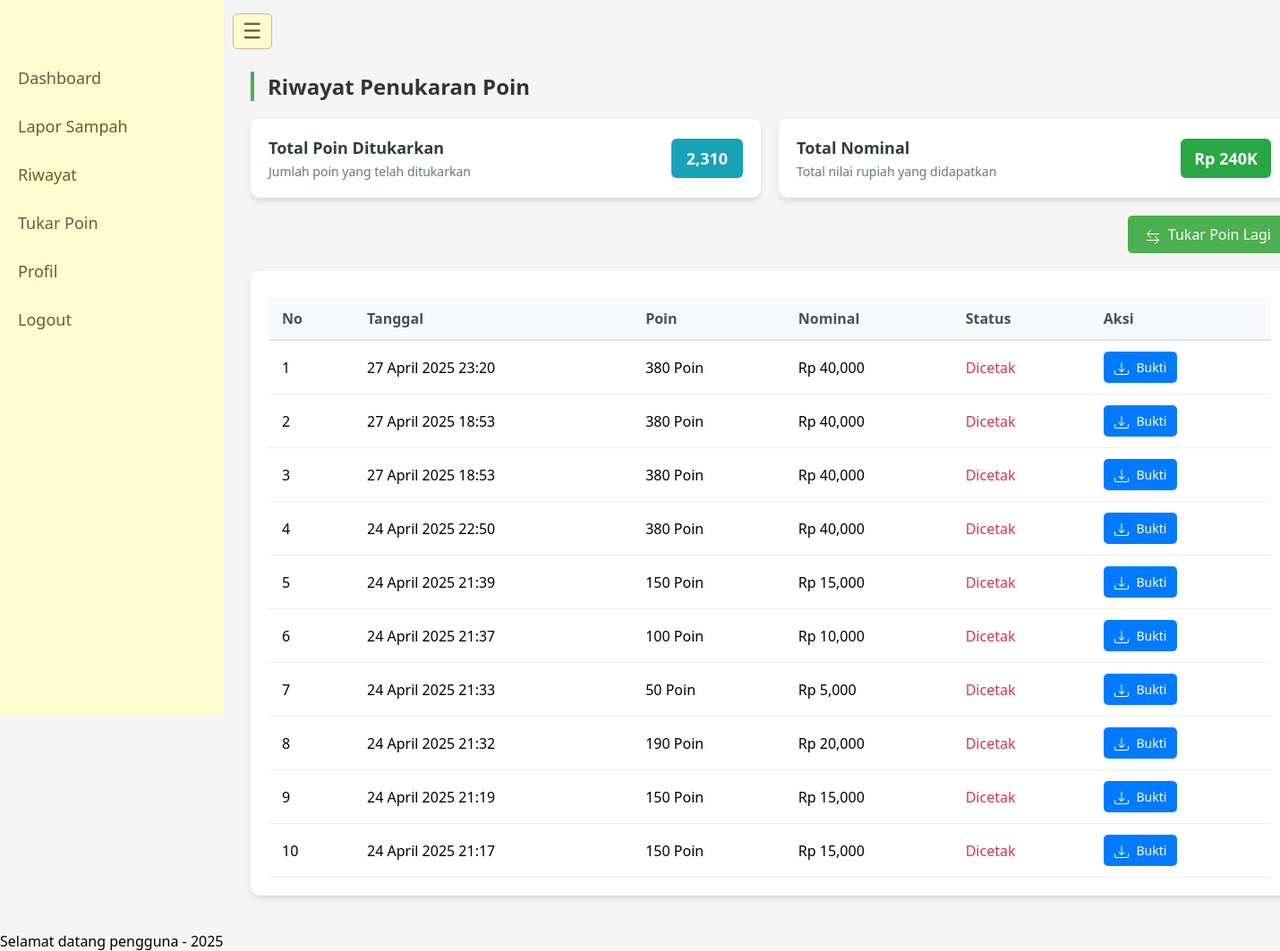
The app's page /user/riwayat_penukaran.php (signed in) with its own data.
### tables this page shows
CREATE TABLE `penukaran_poin` (
  `id` int(11) NOT NULL,
  `user_id` int(11) NOT NULL,
  `poin` int(11) NOT NULL,
  `nominal` int(11) NOT NULL,
  `waktu_penukaran` datetime DEFAULT current_timestamp(),
  `status` enum('menunggu','dicetak','diterima') DEFAULT 'menunggu'
);

### user/riwayat_penukaran.php (the view, shortened to what this page needs)
<?php
require_once '../config/db_connection.php';
include_once '../libs/template_engine.php';
$username = $_SESSION['username'];
$user_query = $conn->prepare("SELECT id FROM users WHERE username = ?");
$user_query->bind_param("s", $username);
$user_query->execute();
$user_result = $user_query->get_result();
if ($user_row = $user_result->fetch_assoc()) {
    $user_id = $user_row['id'];
    $query = "SELECT * FROM penukaran_poin WHERE user_id = ? ORDER BY waktu_penukaran DESC";
    $stmt = $conn->prepare($query);
    $stmt->bind_param("i", $user_id);
    $stmt->execute();
    $result = $stmt->get_result();
    $total_query = "SELECT SUM(poin) as total_exchanged_points, SUM(nominal) as total_nominal FROM penukaran_poin WHERE user_id = ?";
    $total_stmt = $conn->prepare($total_query);
    $total_stmt->bind_param("i", $user_id);
    $total_stmt->execute();
    $total_result = $total_stmt->get_result();
    $total_row = $total_result->fetch_assoc();
    $total_exchanged_points = $total_row['total_exchanged_points'] ?: 0;
    $total_nominal = $total_row['total_nominal'] ?: 0;
} else {
    echo "<script>alert('User tidak ditemukan!');</script>";
    header("Location: /project_root/public/login.php");
    exit();
}
renderTemplate('user', 'navbar');
?>
<div class="exchange-history-container">
    <div class="history-header">
        <h2>Riwayat Penukaran Poin</h2>
    </div>
    <div class="stats-cards">
        <div class="stats-card">
            <div class="stats-header">
                <div>
                    <h3 class="stats-title">Total Poin Ditukarkan</h3>
                    <p class="stats-subtitle">Jumlah poin yang telah ditukarkan</p>
                </div>
                <div class="stats-value blue">
                    <?= number_format($total_exchanged_points) ?>
                </div>
            </div>
        </div>
        <div class="stats-card">
            <div class="stats-header">
                <div>
                    <h3 class="stats-title">Total Nominal</h3>
                    <p class="stats-subtitle">Total nilai rupiah yang didapatkan</p>
                </div>
                <div class="stats-value green">
                    Rp <?= number_format($total_nominal / 1000) ?>K
                </div>
            </div>
        </div>
    </div>
    <div class="action-button">
        <a href="tukar_poin.php" class="exchange-button">
            Tukar Poin Lagi
        </a>
    </div>
    <?php if ($result->num_rows > 0): ?>
    <div class="history-table-container">
        <table class="history-table">
            <thead>
                <tr>
                    <th>No</th>
                    <th>Tanggal</th>
                    <th>Poin</th>
                    <th>Nominal</th>
                    <th>Status</th>
                    <th>Aksi</th>
                </tr>
            </thead>
            <tbody>
                <?php
                $no = 1;
                while ($row = $result->fetch_assoc()):
                    $tanggal = date('d F Y H:i', strtotime($row['waktu_penukaran']));
                    $nominal = "Rp " . number_format($row['nominal']);
                    $status_class = '';
                    if ($row['status'] == 'diterima') {
                        $status_class = 'status-accepted';
                    } elseif ($row['status'] == 'menunggu') {
                        $status_class = 'status-waiting';
                    } elseif ($row['status'] == 'diproses') {
                        $status_class = 'status-processing';
                    } else {
                        $status_class = 'status-rejected';
                    }
                ?>
                <tr>
                    <td><?= $no++ ?></td>
                    <td><?= $tanggal ?></td>
                    <td><?= number_format($row['poin']) ?> Poin</td>
                    <td><?= $nominal ?></td>
                    <td><span class="<?= $status_class ?>"><?= ucfirst($row['status']) ?></span></td>
                    <td>
                        <a href="generate_bukti_tukar.php?id=<?= $row['id'] ?>" class="bukti-button">
                            Bukti
                        </a>
                    </td>
                </tr>
                <?php endwhile; ?>
            </tbody>
        </table>
    </div>
    <?php endif; ?>
</div>
<?php
renderTemplate('user', 'footer');
?>

### libs/template_engine.php
<?php
function renderTemplate($type, $section) {
    $basePath = __DIR__ . '/../includes/';
    $filename = $basePath . "{$type}_{$section}.php";
    if (file_exists($filename)) {
        include $filename;
    } else {
        echo "";
    }
}
?>

### includes/user_navbar.php (shortened to what this page needs)
<!DOCTYPE html>
<html lang="id">
<head>
</head>
<body>
<nav id="sidebar">
    <ul>
        <li><a href="/project_root/user/dashboard.php">Dashboard</a></li>
        <li><a href="/project_root/user/lapor_sampah.php">Lapor Sampah</a></li>
        <li><a href="/project_root/user/history.php">Riwayat</a></li>
        <li><a href="/project_root/user/tukar_poin.php">Tukar Poin</a></li>
        <li><a href="/project_root/user/profil_user.php">Profil</a></li>
        <li><a href="/project_root/logout.php">Logout</a></li>
    </ul>
</nav>
<button id="toggle-btn">&#9776;</button>
<div id="content">
</div>
</body>
</html>

### includes/user_footer.php
<footer>
    <p>Selamat datang pengguna - <?= date('Y'); ?></p>
</footer>

### includes/user_navbar.php (style rules this page uses)
* { margin: 0; padding: 0; box-sizing: border-box; }
#sidebar { position: fixed; top: 0; left: 0; height: 100vh; width: 250px; background-color: #FFFDD0; padding-top: 60px; transition: all 0.3s ease; overflow-x: hidden; z-index: 1000; transform: translateX(0); }
#sidebar ul { list-style: none; }
#sidebar ul li { padding: 15px 20px; white-space: nowrap; }
#sidebar ul li a { text-decoration: none; color: #6b5a3a; font-size: 18px; display: block; transition: 0.3s; }
#toggle-btn { position: fixed; top: 15px; left: 260px; background-color: #FFFDD0; color: #6b5a3a; border: 1px solid #D2B48C; font-size: 24px; padding: 5px 10px; cursor: pointer; border-radius: 5px; transition: all 0.3s ease; z-index: 1001; }
#content { margin-left: 260px; padding: 20px; transition: all 0.3s ease; }

### user/riwayat_penukaran.php (style rules this page uses)
body { font-family: 'Segoe UI', Tahoma, Geneva, Verdana, sans-serif; background-color: #f5f5f5; margin: 0; padding: 0; transition: all 0.3s ease; }
.exchange-history-container { transition: margin-left 0.3s ease; padding: 20px; margin: 20px; width: calc(100% - 40px); max-width: 1200px; margin-left: 260px; }
.history-header { margin-bottom: 20px; }
.history-header h2 { color: #333; margin-top: 0; border-left: 4px solid #4CAF50; padding-left: 15px; }
.stats-cards { display: flex; gap: 20px; margin-bottom: 20px; flex-wrap: wrap; }
.stats-card { background-color: #ffffff; border-radius: 10px; padding: 20px; flex: 1; min-width: 250px; box-shadow: 0 4px 6px rgba(0,0,0,0.1); transition: transform 0.3s ease, box-shadow 0.3s ease; }
.stats-header { display: flex; justify-content: space-between; align-items: center; }
.stats-title { margin: 0; color: #343a40; font-size: 18px; }
.stats-subtitle { margin: 5px 0 0; color: #6c757d; font-size: 14px; }
.stats-value { display: flex; justify-content: center; align-items: center; min-width: 80px; padding: 10px 15px; border-radius: 6px; color: white; font-size: 18px; font-weight: bold; text-align: center; }
.blue { background-color: #17a2b8; }
.green { background-color: #28a745; }
.action-button { text-align: right; margin-bottom: 20px; }
.exchange-button { display: inline-block; background-color: #4CAF50; color: white; padding: 10px 20px; text-decoration: none; border-radius: 5px; font-weight: 500; transition: background-color 0.3s; }
.history-table-container { background-color: #ffffff; border-radius: 10px; padding: 20px; box-shadow: 0 4px 6px rgba(0,0,0,0.1); overflow-x: auto; }
.history-table { width: 100%; border-collapse: collapse; margin-top: 10px; }
.history-table th { background-color: #f8f9fa; color: #495057; font-weight: 600; text-align: left; padding: 12px 15px; border-bottom: 2px solid #dee2e6; }
.history-table td { padding: 12px 15px; border-bottom: 1px solid #eee; vertical-align: middle; }
.status-rejected { color: #dc3545; font-weight: 500; }
.bukti-button { display: inline-block; padding: 8px 12px; background-color: #007bff; color: white; text-decoration: none; border-radius: 5px; font-size: 14px; transition: background-color 0.3s; }
.button-icon { vertical-align: text-bottom; margin-right: 5px; }

### records on screen
penukaran_poin: waktu_penukaran "27 April 2025 23:20", poin "380", nominal "Rp 40,000", status "Dicetak"
penukaran_poin: waktu_penukaran "27 April 2025 18:53", poin "380", nominal "Rp 40,000", status "Dicetak"
penukaran_poin: waktu_penukaran "27 April 2025 18:53", poin "380", nominal "Rp 40,000", status "Dicetak"
penukaran_poin: waktu_penukaran "24 April 2025 22:50", poin "380", nominal "Rp 40,000", status "Dicetak"
penukaran_poin: waktu_penukaran "24 April 2025 21:39", poin "150", nominal "Rp 15,000", status "Dicetak"
penukaran_poin: waktu_penukaran "24 April 2025 21:37", poin "100", nominal "Rp 10,000", status "Dicetak"
penukaran_poin: waktu_penukaran "24 April 2025 21:33", poin "50", nominal "Rp 5,000", status "Dicetak"
penukaran_poin: waktu_penukaran "24 April 2025 21:32", poin "190", nominal "Rp 20,000", status "Dicetak"
penukaran_poin: waktu_penukaran "24 April 2025 21:19", poin "150", nominal "Rp 15,000", status "Dicetak"
penukaran_poin: waktu_penukaran "24 April 2025 21:17", poin "150", nominal "Rp 15,000", status "Dicetak"

### other values on screen
$total_exchanged_points "2,310"
$total_nominal / 1000 "240"
